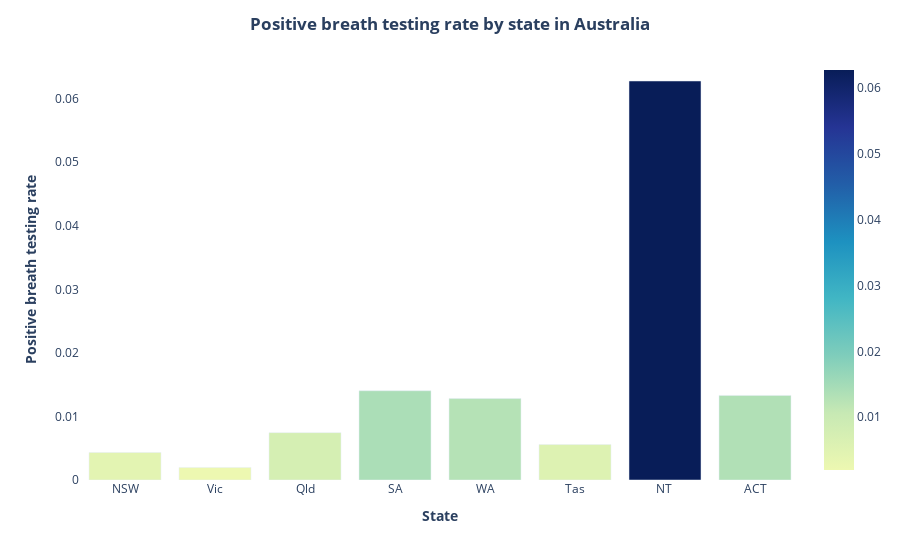

Write notebook code for a chart like this one.
### Code cell
# draw the graph
fig_state_breath = px.bar(test_state_data, x='state', y='rate',
             color='rate',
             color_continuous_scale=['#edf8b1','#c7e9b4','#7fcdbb','#41b6c4','#1d91c0','#225ea8','#253494','#081d58'],
             labels={'state_name':'State','rate':''}
                  )
    
fig_state_breath.update_layout(
    title_text="<b>Positive breath testing rate by state in Australia<b>",
    plot_bgcolor='white',
    xaxis_title_text="<b>State<b>",
    yaxis_title_text="<b>Positive breath testing rate<b>",title_x=0.5
)

fig_state_breath.show()

### Figure 1 — Plotly figure (JSON) as saved in the notebook; plotly's stock layout.template omitted (floating-point values rounded to 4 significant figures)
{"data": [{"alignmentgroup": "True", "hovertemplate": "state=%{x}<br>=%{marker.color}<extra></extra>", "legendgroup": "", "marker": {"color": [0.00433, 0.00198, 0.00745, 0.01404, 0.01281, 0.00558, 0.06277, 0.01331], "coloraxis": "coloraxis"}, "name": "", "offsetgroup": "", "orientation": "v", "showlegend": false, "textposition": "auto", "type": "bar", "x": ["NSW", "Vic", "Qld", "SA", "WA", "Tas", "NT ", "ACT"], "xaxis": "x", "y": [0.00433, 0.00198, 0.00745, 0.01404, 0.01281, 0.00558, 0.06277, 0.01331], "yaxis": "y"}], "layout": {"barmode": "relative", "coloraxis": {"colorbar": {"title": {"text": ""}}, "colorscale": [[0, "#edf8b1"], [0.1429, "#c7e9b4"], [0.2857, "#7fcdbb"], [0.4286, "#41b6c4"], [0.5714, "#1d91c0"], [0.7143, "#225ea8"], [0.8571, "#253494"], [1, "#081d58"]]}, "legend": {"tracegroupgap": 0}, "margin": {"t": 60}, "plot_bgcolor": "white", "title": {"text": "<b>Positive breath testing rate by state in Australia<b>", "x": 0.5}, "xaxis": {"anchor": "y", "domain": [0, 1], "title": {"text": "<b>State<b>"}}, "yaxis": {"anchor": "x", "domain": [0, 1], "title": {"text": "<b>Positive breath testing rate<b>"}}}}
